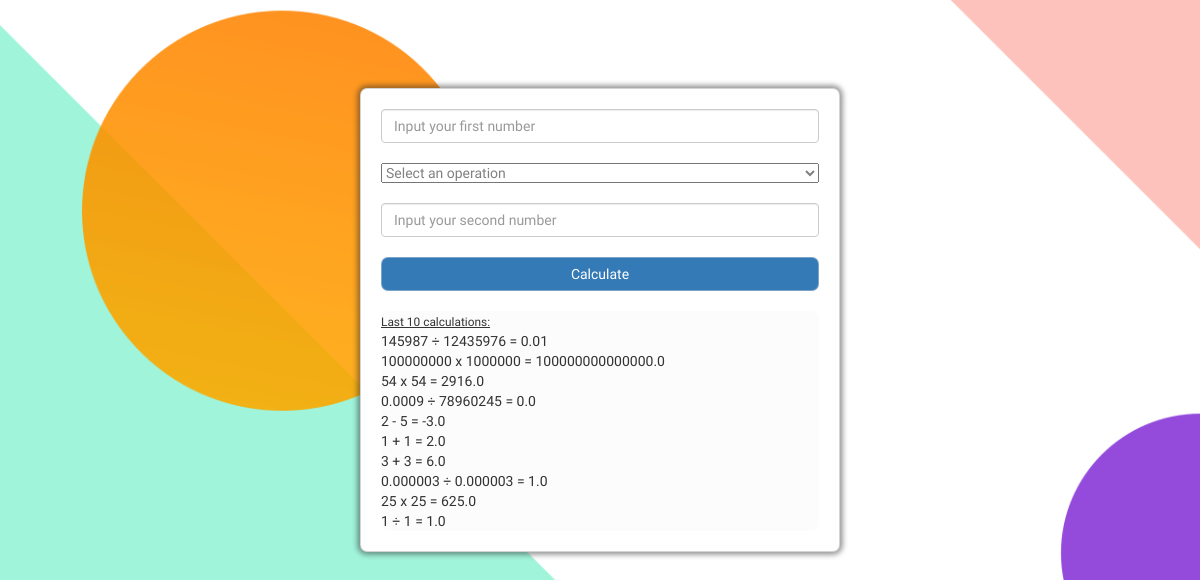
The page / on the database its author committed.
### webapp/models.py (models this page shows, shortened)
class Op(db.Model):
    id = db.Column(db.Integer, primary_key = True)
    result = db.Column(db.String(300), nullable=False, unique=False)

### webapp/routes.py (the view)
@app.route('/')
def home():
    all_ops = Op.query.all()[-10:][::-1]
    return render_template('home.html', all_ops = all_ops)

### webapp/templates/home.html (shortened to what this page needs)
{% extends 'base.html' %}
{% block content %}
<div class="container">
    <form action="/send" method="POST">
        <input class="form-control" type="text" placeholder="Input your first number" name="i" required>
        <br>
        <select class="custom-select custom-select-lg mb-3" name="operation">
            <option value="operation">Select an operation</option>
        </select>
        <br><br>
        <input class="form-control" type="text" placeholder="Input your second number" name="ii" required>
        <br>
        <input class="btn btn-primary" id="calculate" type="submit" value="Calculate">
        <br><br>
        <div class="result">
            <small>Last 10 calculations:</small>
            {% for op in all_ops %}
                <div>{{ op.result }}</div>
            {% endfor %}
        </div>
    </form>
</div>
{% endblock %}

### webapp/templates/base.html (shortened to what this page needs)
<!DOCTYPE html>
<html lang="en">
<head>
<link rel="stylesheet" href="https://cdnjs.cloudflare.com/ajax/libs/twitter-bootstrap/3.3.7/css/bootstrap.min.css">
<link rel="stylesheet" href="https://cdnjs.cloudflare.com/ajax/libs/font-awesome/5.14.0/css/all.min.css">
<link rel="stylesheet" href="../static/css/main.css">
</head>
<body>
    {% block content %}
	{% endblock content %}
</body>
</html>

### webapp/static/css/main.css (style rules this page uses)
* { font-family: 'Comfortaa', sans-serif; }
html { background-image: url(../media/2abf63dadda2e5bfb935f3664394945b.png); background-repeat: no-repeat; background-size: cover; }
.btn { border-radius: 0px; border: 1px solid rgba(219, 219, 219, 0.432); }
.container { border: 1px solid rgba(204, 204, 204, 0.849); position: absolute; top: 40%; left: 50%; transform: translate(-50%, -50%); width: 40%; border-radius: 7px; background-color: #ffff; box-shadow: 0 0 5px 3px rgba(43, 42, 42, 0.459); padding: 20px; }
.result { background-color: rgba(241, 241, 241, 0.24); border-radius: 7px; }
small { text-decoration: underline; font-weight: 250; }
.custom-select { justify-content: center; color: grey; width: 100%; }
#calculate { border-radius: 7px; width: 100%; }

### rows shown on the page
Op: result "145987 ÷ 12435976 = 0.01"
Op: result "100000000 x 1000000 = 100000000000000.0"
Op: result "54 x 54 = 2916.0"
Op: result "0.0009 ÷ 78960245 = 0.0"
Op: result "2 - 5 = -3.0"
Op: result "1 + 1 = 2.0"
Op: result "3 + 3 = 6.0"
Op: result "0.000003 ÷ 0.000003 = 1.0"
Op: result "25 x 25 = 625.0"
Op: result "1 ÷ 1 = 1.0"
